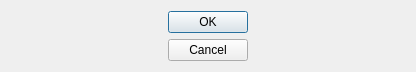
<?xml version="1.0" encoding="UTF-8"?>
<ui version="4.0">
 <class>RowDialog</class>
 <widget class="QDialog" name="RowDialog">
  <property name="geometry">
   <rect>
    <x>0</x>
    <y>0</y>
    <width>416</width>
    <height>72</height>
   </rect>
  </property>
  <property name="windowTitle">
   <string>Dialog</string>
  </property>
  <layout class="QGridLayout" name="gridLayout_2">
   <item row="0" column="0">
    <layout class="QGridLayout" name="gridLayout"/>
   </item>
   <item row="0" column="1">
    <widget class="QDialogButtonBox" name="buttonBox">
     <property name="orientation">
      <enum>Qt::Vertical</enum>
     </property>
     <property name="standardButtons">
      <set>QDialogButtonBox::Cancel|QDialogButtonBox::Ok</set>
     </property>
    </widget>
   </item>
  </layout>
 </widget>
 <resources/>
 <connections>
  <connection>
   <sender>buttonBox</sender>
   <signal>accepted()</signal>
   <receiver>RowDialog</receiver>
   <slot>accept()</slot>
   <hints>
    <hint type="sourcelabel">
     <x>248</x>
     <y>254</y>
    </hint>
    <hint type="destinationlabel">
     <x>157</x>
     <y>274</y>
    </hint>
   </hints>
  </connection>
  <connection>
   <sender>buttonBox</sender>
   <signal>rejected()</signal>
   <receiver>RowDialog</receiver>
   <slot>reject()</slot>
   <hints>
    <hint type="sourcelabel">
     <x>316</x>
     <y>260</y>
    </hint>
    <hint type="destinationlabel">
     <x>286</x>
     <y>274</y>
    </hint>
   </hints>
  </connection>
 </connections>
</ui>
